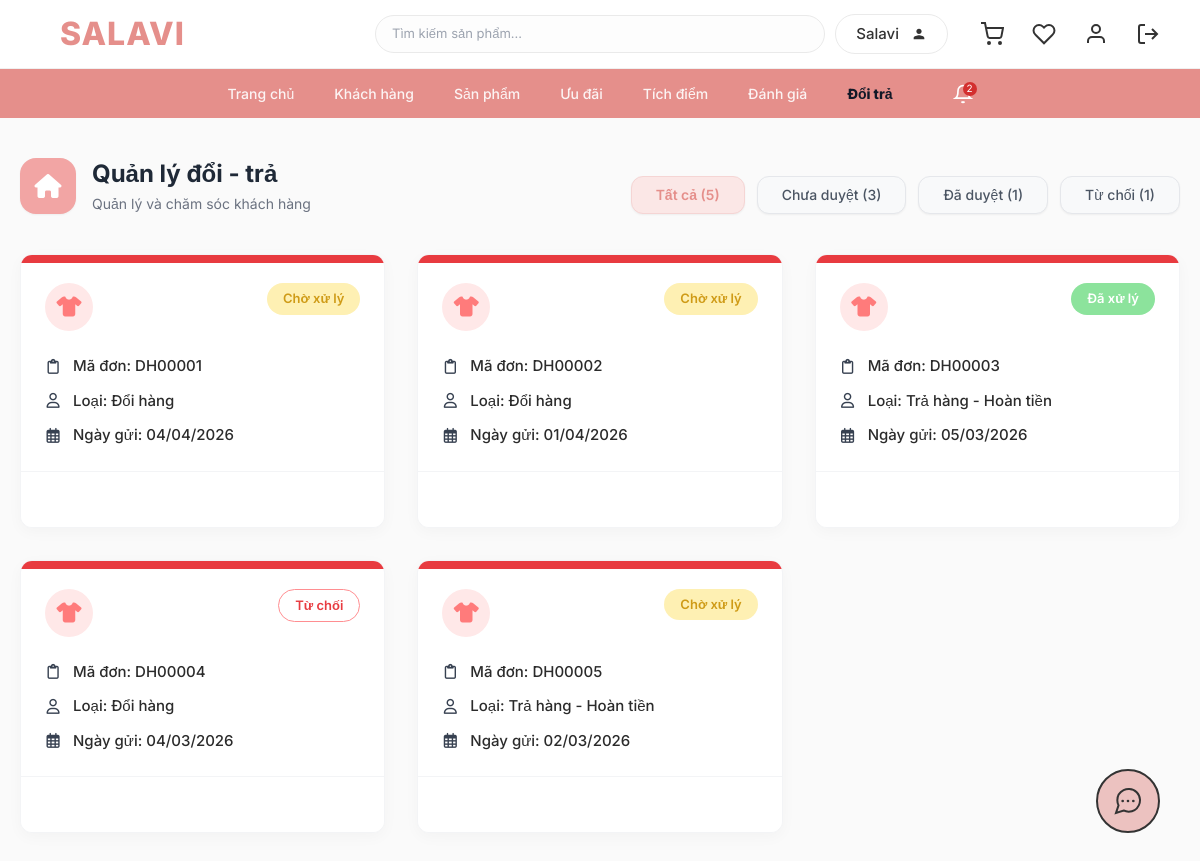
/orders/doitra/, run on the app's committed database.
### orders/models.py (models this page shows, shortened)
class DoiTra(models.Model):
    LOAI_CHOICES = [
        ('DOI', 'Đổi hàng'),
        ('TRA', 'Trả hàng - Hoàn tiền')
    ]
    TRANGTHAI_CHOICES = [
        ('DONE', 'Đã xử lý'),
        ('PENDING', 'Chờ xử lý'),
        ('REJECT', 'Từ chối')
    ]
    MaDoiTra = models.CharField(max_length=10, primary_key=True)
    MaCTDH = models.ForeignKey(ChiTietDonHang, on_delete=models.CASCADE)
    MaKH = models.ForeignKey(KhachHang, on_delete=models.CASCADE)
    MaNV = models.ForeignKey(NhanVien, on_delete=models.CASCADE)
    LoaiYeuCau = models.CharField(max_length=50, choices=LOAI_CHOICES)
    NgayYeuCau = models.DateField()
    LyDo = models.CharField(max_length=200)
    HinhAnh = models.ImageField(upload_to='doitra_images/')
    TrangThai = models.CharField(max_length=50, choices=TRANGTHAI_CHOICES)
    GhiChuXuLy = models.CharField(max_length=100)

class ChiTietDonHang(models.Model):
    MaDonHang = models.ForeignKey(DonHang, on_delete=models.CASCADE)
    MaBTSP = models.ForeignKey(BienTheSanPham, on_delete=models.CASCADE)
    SoLuong = models.IntegerField(default=0)
    DonGia = models.DecimalField(max_digits=18, decimal_places=2)
    ThanhTien = models.DecimalField(max_digits=18, decimal_places=2)
    class Meta:
        unique_together = (('MaDonHang', 'MaBTSP'),)

class DonHang(models.Model):
    TRANGTHAI_CHOICES = [
        ('CHO', 'Chờ xử lý'),
        ('DANG', 'Đang giao'),
        ('DONE', 'Đã giao'),
    ]
    MaDonHang = models.CharField(max_length=10, primary_key=True)
    MaKH = models.ForeignKey(KhachHang, on_delete=models.CASCADE)
    MaKM = models.ForeignKey(KhuyenMai, on_delete=models.SET_NULL, null=True, blank=True)
    NgayDat = models.DateField()
    NgayGiao = models.DateField(null=True, blank=True)
    TongTien = models.DecimalField(max_digits=18, decimal_places=2)
    TrangThaiDonHang = models.CharField(max_length=50, choices=TRANGTHAI_CHOICES)
    DiaChiGiaoHang = models.CharField(max_length=200)

### orders/views.py (the view)
# urls.py: path('doitra/', views.doitra_list_view, name='doitra_list'),
def doitra_list_view(request):
    status_filter = request.GET.get('status')
    base_qs = DoiTra.objects.all().order_by('-NgayYeuCau')
    total_count = base_qs.count()
    pending_count = base_qs.filter(TrangThai='PENDING').count()
    done_count = base_qs.filter(TrangThai='DONE').count()
    reject_count = base_qs.filter(TrangThai='REJECT').count()
    if status_filter:
        doitra_list = base_qs.filter(TrangThai=status_filter)
    else:
        doitra_list = base_qs
    context = {
        'doitra_list': doitra_list,
        'status_filter': status_filter,
        'total_count': total_count,
        'pending_count': pending_count,
        'done_count': done_count,
        'reject_count': reject_count,
    }
    return render(request, 'orders/doitra_list.html', context)

### orders/templates/orders/doitra_list.html (shortened to what this page needs)
{% extends 'base.html' %}
{% block content %}
<main class="main-container max-w-[1200px] mx-auto py-10 px-5 relative z-10">
    <div class="flex flex-col md:flex-row justify-between items-end mb-10">
        <div class="flex items-center gap-4">
            <div class="w-14 h-14 bg-[#f2a5a4] rounded-2xl flex items-center justify-center text-white text-2xl shadow-sm">
                <i class="fas fa-home"></i>
            </div>
            <div>
                <h1 class="text-2xl font-bold text-gray-800">Quản lý đổi - trả</h1>
                <p class="text-gray-500 text-sm mt-1">Quản lý và chăm sóc khách hàng</p>
            </div>
        </div>
        <div class="flex gap-3 mt-6 md:mt-0">
            <a href="{% url 'orders:doitra_list' %}" class="px-6 py-2 rounded-xl text-sm border shadow-sm transition inline-block text-center {% if not status_filter %}bg-[#fbe7e6] text-[#e58f8b] font-semibold border-[#f5d5d4]{% else %}bg-[#f8f9fa] text-gray-600 font-medium border-gray-200 hover:bg-gray-100{% endif %}">Tất cả ({{ total_count }})</a>
            <a href="{% url 'orders:doitra_list' %}?status=PENDING" class="px-6 py-2 rounded-xl text-sm border shadow-sm transition inline-block text-center {% if status_filter == 'PENDING' %}bg-[#fbe7e6] text-[#e58f8b] font-semibold border-[#f5d5d4]{% else %}bg-[#f8f9fa] text-gray-600 font-medium border-gray-200 hover:bg-gray-100{% endif %}">Chưa duyệt ({{ pending_count }})</a>
            <a href="{% url 'orders:doitra_list' %}?status=DONE" class="px-6 py-2 rounded-xl text-sm border shadow-sm transition inline-block text-center {% if status_filter == 'DONE' %}bg-[#fbe7e6] text-[#e58f8b] font-semibold border-[#f5d5d4]{% else %}bg-[#f8f9fa] text-gray-600 font-medium border-gray-200 hover:bg-gray-100{% endif %}">Đã duyệt ({{ done_count }})</a>
            <a href="{% url 'orders:doitra_list' %}?status=REJECT" class="px-6 py-2 rounded-xl text-sm border shadow-sm transition inline-block text-center {% if status_filter == 'REJECT' %}bg-[#fbe7e6] text-[#e58f8b] font-semibold border-[#f5d5d4]{% else %}bg-[#f8f9fa] text-gray-600 font-medium border-gray-200 hover:bg-gray-100{% endif %}">Từ chối ({{ reject_count }})</a>
        </div>
    </div>
    <div class="grid grid-cols-1 md:grid-cols-2 lg:grid-cols-3 gap-8">
        {% for item in doitra_list %}
        <a href="{% url 'orders:doitra_detail' item.pk %}{% if status_filter %}?status={{ status_filter }}{% endif %}" class="bg-white rounded-xl shadow-[0_4px_15px_rgba(0,0,0,0.03)] border border-gray-100 relative overflow-hidden flex flex-col h-full cursor-pointer hover:shadow-md transition block">
            <div class="absolute top-0 left-0 right-0 h-2 bg-[#e83b40]"></div>
            <div class="p-6 pt-7 flex-1">
                <div class="flex justify-between items-start mb-6">
                    <div class="w-12 h-12 bg-[#ffe8e8] text-[#ff7b7b] rounded-full flex items-center justify-center text-xl">
                        <i class="fas fa-tshirt"></i>
                    </div>
                    {% if item.TrangThai == 'DONE' %}
                        <span class="px-4 py-1.5 rounded-full text-[13px] font-semibold bg-[#8ce39c] text-white">Đã xử lý</span>
                    {% elif item.TrangThai == 'PENDING' %}
                        <span class="px-4 py-1.5 rounded-full text-[13px] font-semibold bg-[#fef0b3] text-[#cf9b17]">Chờ xử lý</span>
                    {% elif item.TrangThai == 'REJECT' %}
                        <span class="px-4 py-1.5 rounded-full text-[13px] font-semibold bg-[#fff] border border-[#ff8e91] text-[#e83b40]">Từ chối</span>
                    {% else %}
                        <span class="px-4 py-1.5 rounded-full text-[13px] font-semibold bg-[#f8f9fa] text-gray-500">{{ item.get_TrangThai_display }}</span>
                    {% endif %}
                </div>
                <ul class="space-y-3 text-[15px] text-[#2b2b2b] font-medium">
                    <li class="flex items-center gap-3"><i class="far fa-clipboard text-gray-700 w-4 text-center"></i> Mã đơn: {{ item.MaCTDH.MaDonHang.MaDonHang }}</li>
                    <li class="flex items-center gap-3"><i class="far fa-user text-gray-700 w-4 text-center"></i> Loại: {{ item.get_LoaiYeuCau_display }}</li>
                    <li class="flex items-center gap-3"><i class="far fa-calendar-alt text-gray-700 w-4 text-center"></i> Ngày gửi: {{ item.NgayYeuCau|date:"d/m/Y" }}</li>
                </ul>
            </div>
            <div class="border-t border-gray-100 h-14 bg-white"></div>
        </a>
        {% endfor %}
    </div>
{% endblock %}

### static/css/style.css (style rules this page uses)
* { margin: 0; padding: 0; box-sizing: border-box; font-family: 'Inter', sans-serif; }
body { background: #fafafa; color: #333; }

### data on the page
DoiTra: TrangThai "Chờ xử lý", MaCTDH.MaDonHang.MaDonHang "DH00001", LoaiYeuCau "Đổi hàng", NgayYeuCau "04/04/2026"
DoiTra: TrangThai "Chờ xử lý", MaCTDH.MaDonHang.MaDonHang "DH00002", LoaiYeuCau "Đổi hàng", NgayYeuCau "01/04/2026"
DoiTra: TrangThai "Đã xử lý", MaCTDH.MaDonHang.MaDonHang "DH00003", LoaiYeuCau "Trả hàng - Hoàn tiền", NgayYeuCau "05/03/2026"
DoiTra: TrangThai "Từ chối", MaCTDH.MaDonHang.MaDonHang "DH00004", LoaiYeuCau "Đổi hàng", NgayYeuCau "04/03/2026"
DoiTra: TrangThai "Chờ xử lý", MaCTDH.MaDonHang.MaDonHang "DH00005", LoaiYeuCau "Trả hàng - Hoàn tiền", NgayYeuCau "02/03/2026"

### other printed values
{{ nav_notifications_count }} "2"
{{ total_count }} "5"
{{ pending_count }} "3"
{{ done_count }} "1"
{{ reject_count }} "1"
